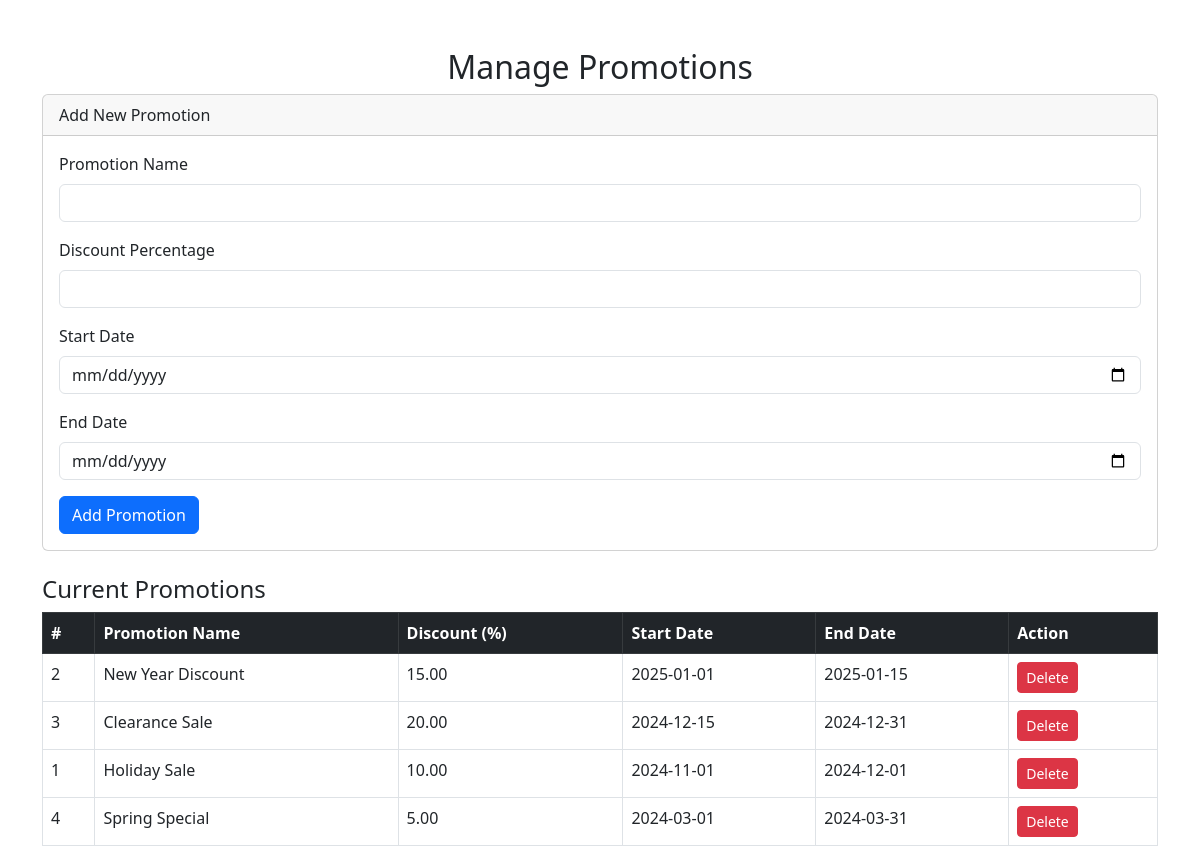
Screenshot of /promotion_management.php with the database file from the repository.
### tables this page shows
CREATE TABLE Promotions (
    PromotionID INT AUTO_INCREMENT PRIMARY KEY,
    PromotionName VARCHAR(255) NOT NULL,
    DiscountPercentage DECIMAL(5, 2) NOT NULL,
    StartDate DATE NOT NULL,
    EndDate DATE NOT NULL
);

### promotion_management.php (the view, shortened to what this page needs)
<?php
include('connect.php');
$query = "SELECT PromotionID, PromotionName, DiscountPercentage, StartDate, EndDate FROM Promotions ORDER BY StartDate DESC";
$result = $conn->query($query);
?>
<!DOCTYPE html>
<html lang="en">
<head>
    <link href="https://cdn.jsdelivr.net/npm/bootstrap@5.3.0/dist/css/bootstrap.min.css" rel="stylesheet">
</head>
<body>
<div class="container mt-5">
    <h2 class="text-center">Manage Promotions</h2>
    <div class="card mb-4">
        <div class="card-header">Add New Promotion</div>
        <div class="card-body">
            <form action="add_delete_promotion.php" method="POST">
                <div class="mb-3">
                    <label for="promotion_name" class="form-label">Promotion Name</label>
                    <input type="text" class="form-control" id="promotion_name" name="promotion_name" required>
                </div>
                <div class="mb-3">
                    <label for="discount_percentage" class="form-label">Discount Percentage</label>
                    <input type="number" class="form-control" id="discount_percentage" name="discount_percentage" required>
                </div>
                <div class="mb-3">
                    <label for="start_date" class="form-label">Start Date</label>
                    <input type="date" class="form-control" id="start_date" name="start_date" required>
                </div>
                <div class="mb-3">
                    <label for="end_date" class="form-label">End Date</label>
                    <input type="date" class="form-control" id="end_date" name="end_date" required>
                </div>
                <button type="submit" name="add_promotion" class="btn btn-primary">Add Promotion</button>
            </form>
        </div>
    </div>
    <h4>Current Promotions</h4>
    <table class="table table-bordered">
        <thead class="table-dark">
        <tr>
            <th>#</th>
            <th>Promotion Name</th>
            <th>Discount (%)</th>
            <th>Start Date</th>
            <th>End Date</th>
            <th>Action</th>
        </tr>
        </thead>
        <tbody>
        <?php if ($result && $result->num_rows > 0): ?>
            <?php while ($row = $result->fetch_assoc()): ?>
                <tr>
                    <td><?php echo htmlspecialchars($row['PromotionID']); ?></td>
                    <td><?php echo htmlspecialchars($row['PromotionName']); ?></td>
                    <td><?php echo htmlspecialchars($row['DiscountPercentage']); ?></td>
                    <td><?php echo htmlspecialchars($row['StartDate']); ?></td>
                    <td><?php echo htmlspecialchars($row['EndDate']); ?></td>
                    <td>
                        <a href="add_delete_promotion.php?delete_id=<?php echo $row['PromotionID']; ?>"
                           class="btn btn-danger btn-sm"
                           onclick="return confirm('Are you sure you want to delete this promotion?');">Delete</a>
                    </td>
                </tr>
            <?php endwhile; ?>
        <?php else: ?>
            <tr>
                <td colspan="6" class="text-center">No promotions available.</td>
            </tr>
        <?php endif; ?>
        </tbody>
    </table>
</div>
</body>
</html>

### rows the page displays
promotions: PromotionID "2", PromotionName "New Year Discount", DiscountPercentage "15.00", StartDate "2025-01-01", EndDate "2025-01-15"
promotions: PromotionID "3", PromotionName "Clearance Sale", DiscountPercentage "20.00", StartDate "2024-12-15", EndDate "2024-12-31"
promotions: PromotionID "1", PromotionName "Holiday Sale", DiscountPercentage "10.00", StartDate "2024-11-01", EndDate "2024-12-01"
promotions: PromotionID "4", PromotionName "Spring Special", DiscountPercentage "5.00", StartDate "2024-03-01", EndDate "2024-03-31"
